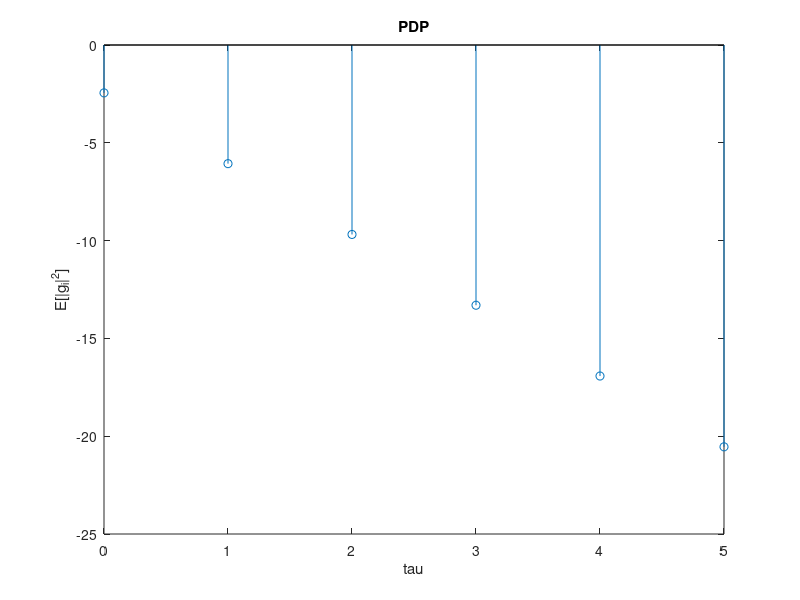
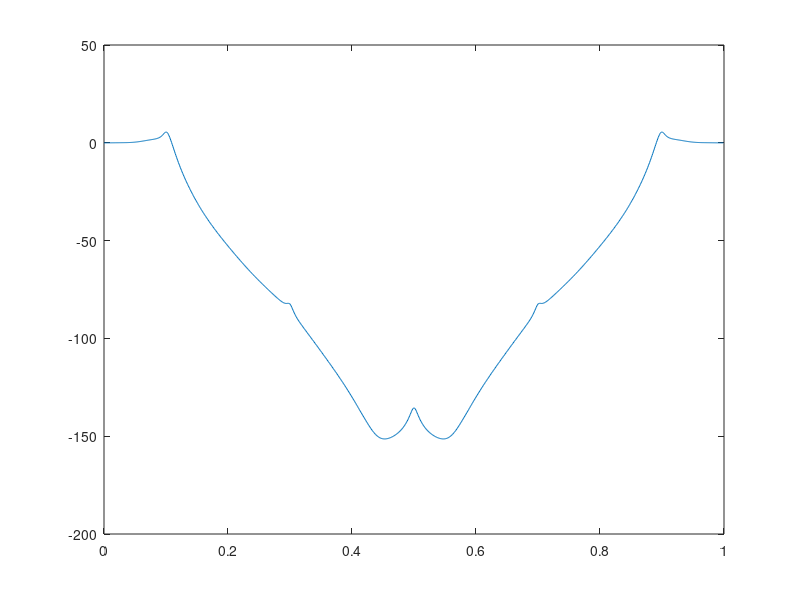
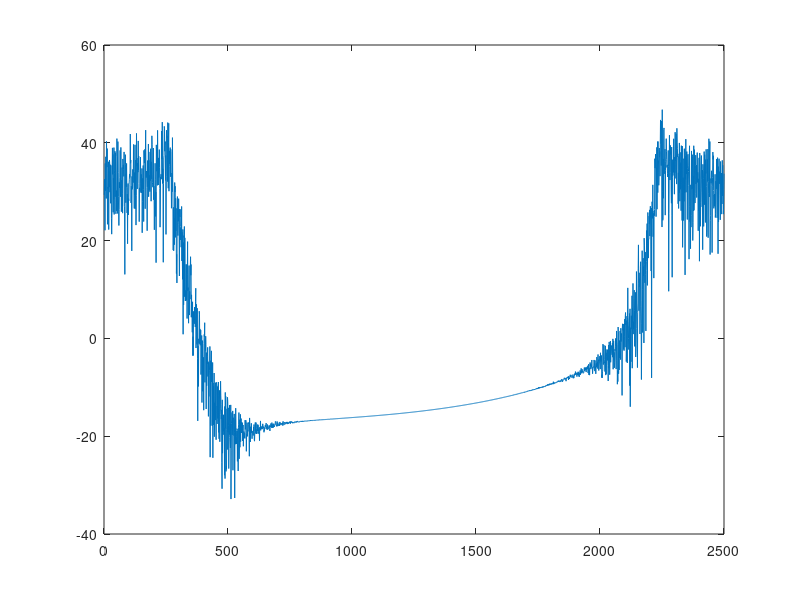
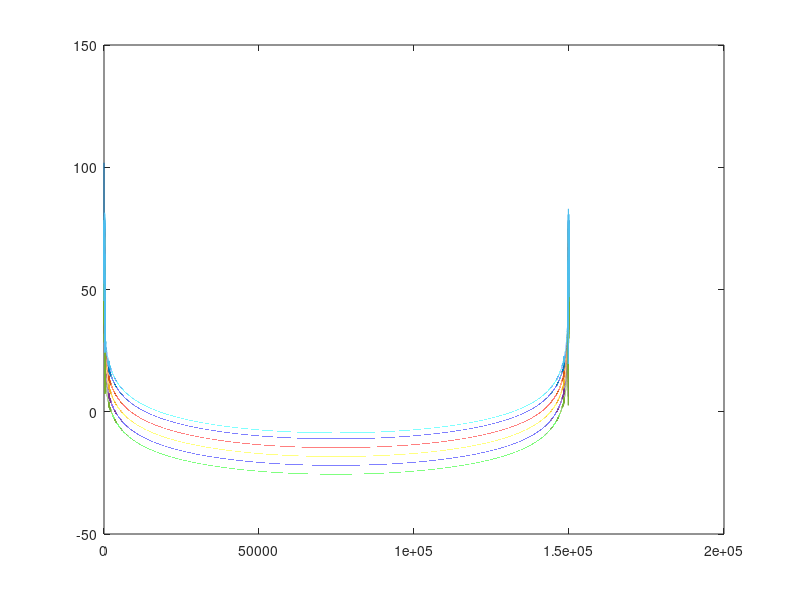

Write MATLAB code to recreate these figures, in order. (Note: this script raises an error after producing the figures.)
%% Clear, initialize useful quantities
clear all
close all
clc

Tc = 1; % This is the smallest time interval we want to simulate
T = 4*Tc;   % Time sampling interval of the input of the channel
Kdb = 3; % 3 dB
K = 10^(Kdb/10);
fd = 5*10^-3/T; % doppler frequency
% these are the coefficients proposed by the authors of anastchugg97
    a_dopp = [1, -4.4153, 8.6283, -9.4592, 6.1051, -1.3542, -3.3622, 7.2390, ...
        -7.9361, 5.1221, -1.8401, 2.8706e-1];
    b_dopp = [1.3651e-4, 8.1905e-4, 2.0476e-3, 2.7302e-3, 2.0476e-3, 9.0939e-4, ...
        6.7852e-4, 1.3550e-3, 1.8076e-3, 1.3550e-3, 5.3726e-4, 6.1818e-5, -7.1294e-5, ...
        -9.5058e-5, -7.1294e-5, -2.5505e-5, 1.3321e-5, 4.5186e-5, 6.0248e-5, 4.5186e-5, ...
        1.8074e-5, 3.0124e-6];

%% Display the PDP for the channel

% The PDP is the sampling of a continuous time exponential PDP with
% tau_rms / T = 0.3, so tau_rms / Tc = 1.2
% See 4.224 for reference
tau_rms = 0.3*T;  % Tc = 1, as it is the fundamental sampling time

N_h = 5; % To be determined
% note that for this choice of final_tau
residual_power = exp(-N_h*Tc/tau_rms);
if (residual_power > 0.1)
    disp('Consider increasing final_tau, since the exp is truncated too early')
end
tau = 0:Tc:N_h;
pdp = 1/tau_rms * exp(-tau/tau_rms);

% normalize pdp: it must be sum(E[|g_i|^2] = 1
pdp = pdp/sum(pdp);

C = sqrt(K/(K + 1));   % This is the deterministic component inside of g_1
M_d = sum(pdp) - C^2; % 1 - C^2, it's the sum of energies of random components gtilde

% Determine suitable length for h, N_h, define criterion
% N_h is final_tau, the criterion is linked to the truncation of
% exp(t/taurms)

% Plot the normalised PDP
figure, stem(tau,10*log10(pdp)), title('PDP'), xlabel('tau'), ylabel('E[|g_i|^2]');

%% We now have to generate the time behavior of the i-th coefficient. For
% this, we use the model in figure 4.36, page 315.
% The transient will have length equal to the length of the convolution of
% the filter cascade. We will drop that quantity of samples.
% The book suggests using 1/10 < f_d*Tp < 1/5. (Benvenuto said Tp/Tq = 50 or
% more)

Tq = Tc; % Fundamental sampling time. This is the same as Tc, right???
% We stick to anastasopolous chugg paper (1997) and choose Tp such that
% fd*Tp = 0.1
Tp = 1/10 * (1/fd) * Tq; % Sampling time used for filtering the white noise
fprintf('fd * Tp = %d \n', Tp*fd);
g_samples_needed = 200000; % Some will be dropped because of transient
w_samples_needed = ceil(g_samples_needed / Tp);

% Generate complex-valued Gaussian white noise with zero mean and unit
% variance
rng('default');
w = wgn(w_samples_needed,1,0,'complex');

% Filter the wgn with a narrowband filter. The filter will have the
% classical Doppler spectrum in the frequency domain, with f_d * Tc = 1.25*10^-3
% By using the approach suggested in anastchugg97 we use an iir filter
% with known coefficients which is the convolution of a Cheby lowpass and a shaping filter.
% Note that it is
% possible to initialize properly the filters, consider doing it in
% following versions since it allows to start in steady state conditions
% and avoid dropping about 2000 samples (it is a very cool thing!)

[Hf, f] = freqz(b_dopp, a_dopp, 1000, 'whole');
figure, plot(f/(2*pi), 20*log10(abs(Hf)))

gprime = filter(b_dopp, a_dopp, w);

Gpr = fft(gprime);
figure, plot(20*log10(abs(Gpr)))

% Interpolation
t = 1:length(gprime);
t_fine = Tq/Tp:Tq/Tp:length(gprime);

g_fine = interp1(t, gprime, t_fine, 'spline');

% Drop the transient
g_notrans = g_fine(50000:end);

% Energy scaling
g_mat = repmat(g_notrans, N_h + 1, 1);

for k = 1:N_h
    g_mat(k, :) = g_mat(k, :)*sqrt(pdp(k));
end

% Only for LOS component
g_mat(1, :) = g_mat(1, :) + C;

G = fft(g_mat, [], 2);

figure, plot(20*log10(abs(G.')));

%% Show the behavior of |g_1(nTc)| for n = 0:1999, dropping the transient

figure, plot(0:1999, abs(g_mat(2, 1:2000).'))
g_mean = mean(g_mat(:, 1:5000).');

%% Histogram of g_1

figure, histogram(abs(g_mat(2, 1:1000).')/sqrt(pdp(2)), 100)

%% Simulation

rng('default') % for reproducibility
numexp = 5000;
g_1 = zeros(numexp, 1);
for k = 1:numexp
    disp(k)
    w = wgn(w_samples_needed,1,0,'complex');
        
    gprime = filter(b_dopp, a_dopp, w);
    
    % Interpolation
    t = 1:length(gprime);
    t_fine = Tq/Tp:Tq/Tp:length(gprime);
    
    g_fine = interp1(t, gprime, t_fine, 'spline');
    
    % Drop the transient
    g_notrans = g_fine(50000:end);
    
    % Energy scaling
    g_1(k) = g_notrans(152);  % it should be multiplied by sqrt(pdp(2)) but since
    % for the histogram it is required to divide for the same factor then
    % we drop this computation to save computational time
end

figure, histogram(abs(g_1), 50)
